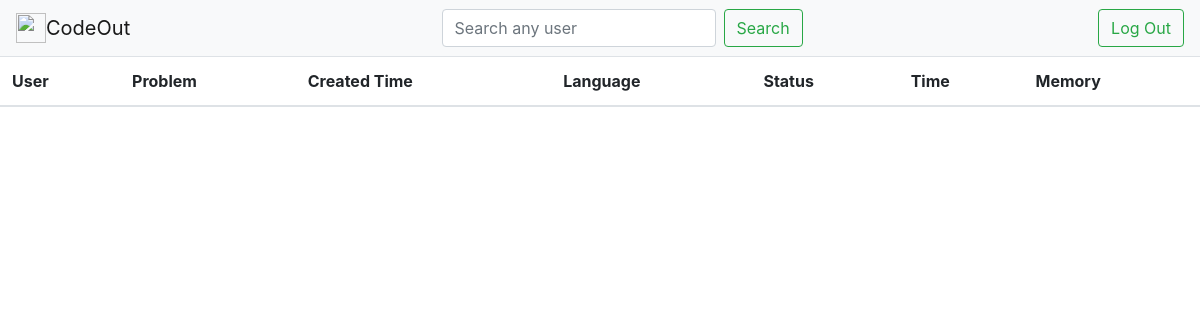
/profiles/4/submissions, run on an earlier commit of the app's database.
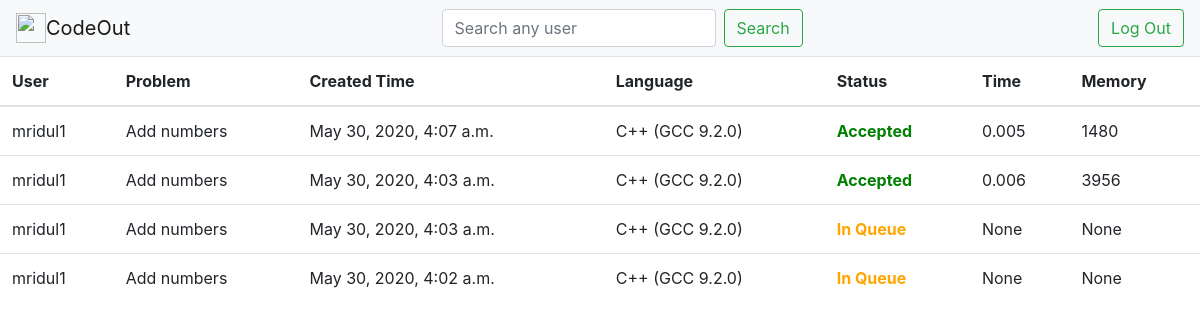
And on a later commit of the database.
### Problems/models.py (models this page shows, shortened)
class Submission(models.Model):
    submission = models.FileField(upload_to="submissions")
    time = models.TextField(max_length=20 , default = "0.0000000" , null = True)
    memory = models.IntegerField(null=True , default=0)
    status = models.TextField(max_length = 100 , default = "Unchecked" , null=True)
    problem = models.ForeignKey(Problem , on_delete=models.CASCADE , default = None)
    language_used = models.TextField(max_length = 20 , default = "C++ (GCC 9.2.0)")
    creation_time = models.DateTimeField(default = timezone.now)
    user = models.ForeignKey(Profile , on_delete=models.CASCADE , null=True)

class Profile(models.Model):
    user = models.OneToOneField(User, on_delete=models.CASCADE)
    bio = models.TextField(max_length=500, blank=True)
    location = models.CharField(max_length=30, blank=True)
    birth_date = models.DateField(null=True, blank=True)
    profile_pic = models.ImageField(upload_to="profile_pics" , null = True)

class Problem(models.Model):
    problem_name = models.TextField(max_length=50 , default="NONE")
    problem_statement = models.TextField(max_length = 10000, blank = False)
    input_info = models.TextField(max_length = 10000 , null = True)
    output_info = models.TextField(max_length = 10000 , null = True)
    constraints = models.TextField(max_length = 10000 , null = True)
    time_limit = models.FloatField(default = 1.0000)
    memory_limit = models.IntegerField(default = 256000)
    user = models.ManyToManyField(Profile)
    def __str__(self):
        return self.problem_name

### Profiles/views.py (the view)
# urls.py: path('<int:profile_id>/submissions' , views.submissions_display , name = 'submissions'),
def submissions_display(request , profile_id):
    profile = Profile.objects.get(id = profile_id)
    submissions = profile.submission_set.filter(user = profile).order_by('-creation_time')
    return render(request , 'problems/submissions.html' , {
        'codes' : submissions,
    })

### CodeOutJudge/templates/problems/submissions.html (shortened to what this page needs)
<!doctype html>
<html lang="en">
  <head>
    <link rel="stylesheet" href="https://stackpath.bootstrapcdn.com/bootstrap/4.5.0/css/bootstrap.min.css">
  </head>
  <body>
    <nav class="navbar navbar-light bg-light">
    <a class="navbar-brand" href="{% url 'Problems:index' %}">
        <img src="https://encrypted-tbn0.gstatic.com/images?q=tbn%3AANd9GcT7dd0u49G6FuV_-tBcJu6vVQE4YR_6j998-aqHaJFDe2am0rah&usqp=CAU"
        width="30"
        height="30"
        class="d-inline-block align-top"
        alt=""
        loading="lazy"/>CodeOut</a>
        <form class="form-inline my-2 my-lg-0" method="POST" action="{% url 'Profiles:find_profile' %}">
            <input
              class="form-control mr-sm-2"
              type="search"
              placeholder="Search any user"
              aria-label="Search"
              name="search"
            />
            <button class="btn btn-outline-success my-2 my-sm-0" type="submit">
              Search
            </button>
        </form>
        <a href="{% url 'Problems:logout' %}" class="btn btn-outline-success my-2 my-sm-0">Log Out</a>
    </nav>
    <table class="table table-hover">
        <thead>
            <tr>
            <th scope="col">User</th>
            <th scope="col">Problem</th>
            <th scope="col">Created Time</th>
            <th scope="col">Language</th>
            <th scope="col">Status</th>
            <th scope="col">Time</th>
            <th scope="col">Memory</th>
            </tr>
        </thead>
        <tbody>
            {% for code in codes %}
                <tr>
                    <td>{{ code.user.user.username }}</td>
                    <td>{{ code.problem }}</td>
                    <td>{{ code.creation_time }}</td>
                    <td>{{ code.language_used }}</td>
                    {% if code.status == "Accepted" %}
                        <td style="color: green;"><strong>{{ code.status }}</strong></td>
                    {% endif %}
                    {% if code.status != "Accepted" and code.status != "Wrong Answer" %}
                        <td style="color: orange;"><strong>{{ code.status }}</strong></td>
                    {% endif %}
                    <td>{{ code.time }}</td>
                    <td>{{ code.memory }}</td>
                </tr>
            {% endfor %}
        </tbody>
    </table>
  </body>
</html>

What changed in the data, as far as the page shows it:
added Submission: user.user.username "mridul1", problem "Add numbers", creation_time "May 30, 2020, 4:07 a.m.", language_used "C++ (GCC 9.2.0)", status "Accepted", time "0.005", memory "1480"
added Submission: user.user.username "mridul1", problem "Add numbers", creation_time "May 30, 2020, 4:03 a.m.", language_used "C++ (GCC 9.2.0)", status "Accepted", time "0.006", memory "3956"
added Submission: user.user.username "mridul1", problem "Add numbers", creation_time "May 30, 2020, 4:03 a.m.", language_used "C++ (GCC 9.2.0)", status "In Queue", time "None", memory "None"
added Submission: user.user.username "mridul1", problem "Add numbers", creation_time "May 30, 2020, 4:02 a.m.", language_used "C++ (GCC 9.2.0)", status "In Queue", time "None", memory "None"
